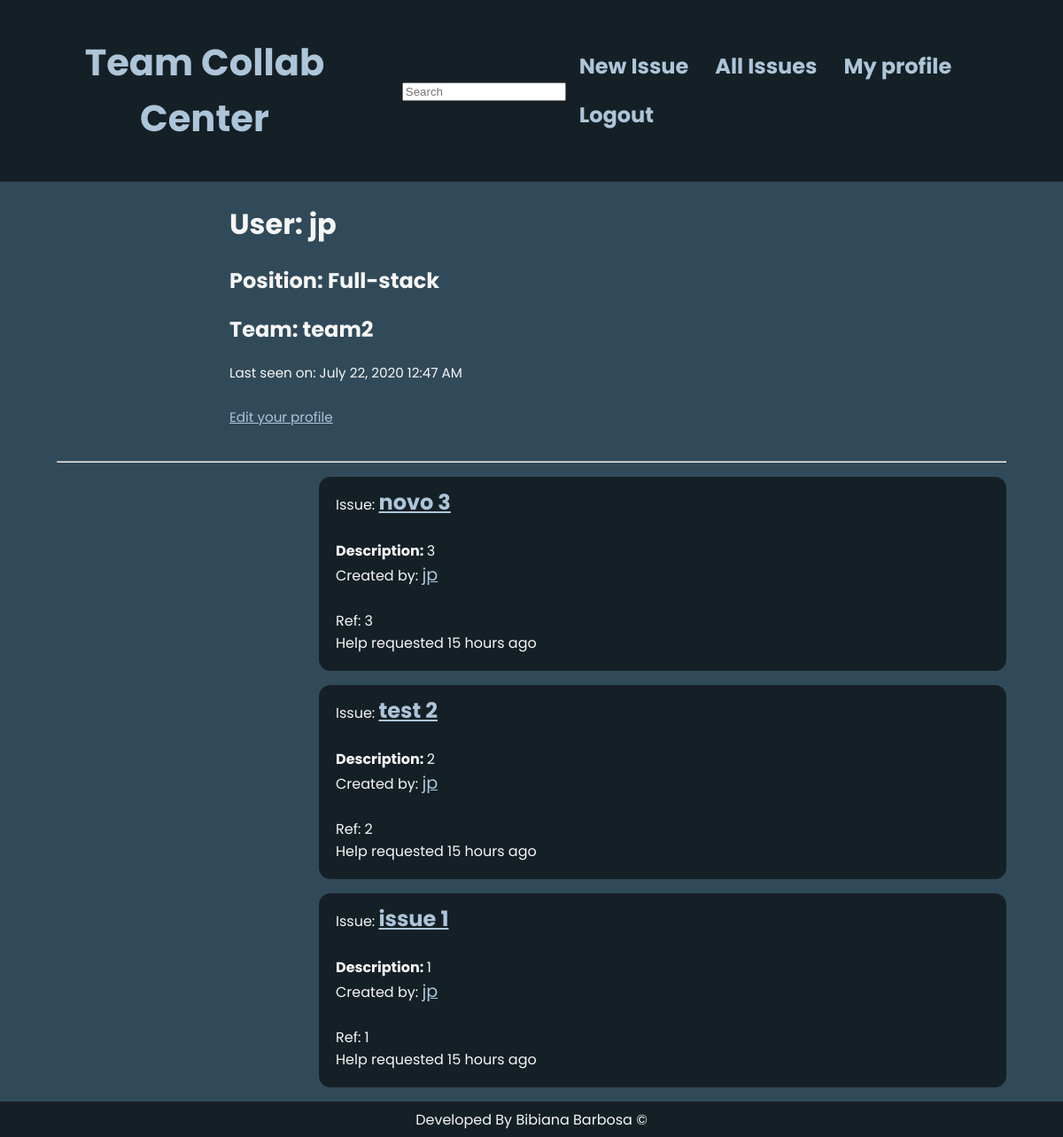
/user/jp (signed in), run on the app's committed database.
### app/models.py (models this page shows, shortened)
class User(UserMixin, db.Model):
    __tablename__='users'
    id = db.Column(db.Integer, primary_key=True)
    username = db.Column(db.String(64), index=True, unique=True)
    email = db.Column(db.String(120), index=True, unique=True)
    password_hash = db.Column(db.String(128))
    posts = db.relationship('Post', backref='author', lazy='dynamic')
    position_id = db.Column(db.Integer, db.ForeignKey('position.id'))
    about_me = db.Column(db.String(240))
    last_seen = db.Column(db.DateTime, default=datetime.utcnow)
    team_id = db.Column(db.Integer, db.ForeignKey('teams.id'))
    comments = db.relationship('Comment', backref='comment_author', lazy='dynamic')

class Position(db.Model):
    __tablename__='position'
    id = db.Column(db.Integer, primary_key=True)
    name = db.Column(db.String(64), unique=True)
    members = db.relationship('User', backref='position_members')

class Team(db.Model):
    __tablename__='teams'
    id = db.Column(db.Integer, primary_key=True)
    name = db.Column(db.String(64), unique=True)
    members = db.relationship('User', backref='team_members')
    team_posts = db.relationship('Post', backref='team_posts')

class SearchableMixin(object):
    @classmethod
    def before_commit(cls, session):
        session._changes = {
            'add': list(session.new),
            'update': list(session.dirty),
            'delete': list(session.deleted)
        }
    @classmethod
    def after_commit(cls, session):
        for obj in session._changes['add']:
            if isinstance(obj, SearchableMixin):
                add_to_index(obj.__tablename__, obj)
        for obj in session._changes['update']:
            if isinstance(obj, SearchableMixin):
                add_to_index(obj.__tablename__, obj)
        for obj in session._changes['delete']:
            if isinstance(obj, SearchableMixin):
                remove_from_index(obj.__tablename__, obj)
        session._changes = None

class Post(SearchableMixin, db.Model):
    __searchable__ = ['title', 'description', 'id']
    __tablename__='posts'
    id = db.Column(db.Integer, primary_key=True)
    title = db.Column(db.String(64))
    description = db.Column(db.String(1000))
    timestamp = db.Column(db.DateTime, index=True, default=datetime.utcnow)
    user_id = db.Column(db.Integer, db.ForeignKey('users.id'))
    team_id = db.Column(db.Integer, db.ForeignKey('teams.id'))
    comments = db.relationship('Comment', backref='comment_ticket', lazy='dynamic')

### app/routes.py (the view)
@app.route('/user/<username>')
@login_required
def user(username):
    user = User.query.filter_by(username=username).first_or_404()
    page = request.args.get('page', 1, type=int)
    posts = Post.query.filter_by(user_id=user.id).order_by(
        Post.timestamp.desc()).paginate(
        page, app.config['POSTS_PER_PAGE'], False)
    next_url = url_for('user', username=user.username, page=posts.next_num) \
        if posts.has_next else None
    prev_url = url_for('user', username=user.username, page=posts.prev_num) \
        if posts.has_prev else None
    return render_template('user.html', user=user, posts=posts.items,
                           next_url=next_url, prev_url=prev_url)

### app/forms.py
class SearchForm(FlaskForm):
    q = StringField(('Search'), validators=[DataRequired()])
    def __init__(self, *args, **kwargs):
        if 'formdata' not in kwargs:
            kwargs['formdata'] = request.args
        if 'csrf_enabled' not in kwargs:
            kwargs['csrf_enabled'] = False
        super(SearchForm, self).__init__(*args, **kwargs)

### app/models.py (called while the page is built)
@login.user_loader
def load_user(id):
    return User.query.get(int(id))

### app/routes.py (called while the page is built)
@app.before_request
def before_request():
    if current_user.is_authenticated:
        current_user.last_seen = datetime.utcnow()
        db.session.commit()
        g.search_form = SearchForm()

### app/templates/user.html (shortened to what this page needs)
{% extends "base.html" %}
{% block content %}
    <table class="user-table">
        <tr valign="top">
            <td>
                <h1>User: {{ user.username }}</h1>
                <h2>Position: {{ user.position_members.name }}</h2>
                <h2>Team: {{ user.team_members.name }}</h2>
                {% if user.last_seen %}
                    <p>Last seen on: {{ moment(user.last_seen).format('LLL') }}</p>
                {% endif %}
                {% if user == current_user %}
                <p><a href="{{ url_for('edit_profile') }}">Edit your profile</a></p>
                {% endif %}
            </td>
        </tr>
    </table>
    <div class="main-body">
    <hr class="hr-usertable">
    <div class="container">
        {% for post in posts %}
        {% include '_post.html' %}
    {% endfor %}
        </div>
{% endblock %}

### app/templates/base.html (shortened to what this page needs)
<!DOCTYPE html>
<html lang="en">
<head>
    <link rel="stylesheet" href="{{ url_for('static',filename='styles/base/style.css') }}">
</head>
<body>
    <header class="main-header">
        <h1 class="name"><a href="{{ url_for('index') }}">Team Collab Center</a></h1>
        {% if g.search_form %}
        <form class="navbar-form navbar-left" method="get"
                action="{{ url_for('search') }}">
            <div class="form-group">
                {{ g.search_form.q(size=20, class='form-control',
                    placeholder=g.search_form.q.label.text) }}
            </div>
        </form>
        {% endif %}
        <ul class="main-nav">
            {% if current_user.is_anonymous %}
            <li><a href="{{ url_for('login') }}">Login</a></li>
            {% else %}
            <li><a href="{{ url_for('create_issue') }}">New Issue</a></li>
            <li><a href="{{ url_for('explore') }}">All Issues</a></li>
            <li><a href="{{ url_for('user', username=current_user.username) }}">My profile</a></li>
            <li><a href="{{ url_for('logout') }}">Logout</a></li>
            {% endif %}
        </ul>
    </header>
    <div class="container">
    {% block content %}{% endblock %}
    </div>
    <footer class="footer">Developed By Bibiana Barbosa &copy;</footer>
</body>
</html>

### app/templates/_post.html (shortened to what this page needs)
<div class="posts-wrapper">
    <table class="posts-issues-table>
        <tr valign="top">
            <td>
                Issue: <b><a class="issue-name" href="{{ url_for('post_view', id=post.id) }}">{{ post.title }}</a></b>
                <br>
                <br>
                <b><span>Description: </span></b>
                {% if post.description|length < 20 %}
                    {{ post.description }}
                {% else %}
                    {{ post.description[0:50] }} (...)
                {% endif %}
                <br>
                Created by: <a class="creator-name" href="{{ url_for('user', username=post.author.username) }}">
                    {{ post.author.username }}
                </a>
                <br>
                <br>
                Ref: {{ post.id }}
                <br>
                Help requested {{ moment(post.timestamp).fromNow() }}
            </td>
    </table>
</div>

### app/static/styles/base/style.css (style rules this page uses)
@media (min-width: 769px) { .main-header, .main-nav { display: -webkit-box; display: -ms-flexbox; display: flex; } }
@media (min-width: 769px) { .main-header { -webkit-box-orient: vertical; -webkit-box-direction: normal; -ms-flex-direction: column; flex-direction: column; -webkit-box-align: center; -ms-flex-align: center; align-items: center; } }
@media (min-width: 1025px) { .main-header { -webkit-box-orient: horizontal; -webkit-box-direction: normal; -ms-flex-direction: row; flex-direction: row; -webkit-box-pack: justify; -ms-flex-pack: justify; justify-content: space-between; } }
.main-header { padding: .5rem; background: #152026; position: relative; border: none; }
.main-header .name a { text-align: center; display: block; padding: 10px 15px; color: #ADC5D9; text-decoration: none; font-weight: bold; font-size: 2.6rem; -webkit-transition: font-size 0.5s ease-in-out; transition: font-size 0.5s ease-in-out; }
.main-header .main-nav { display: -webkit-box; display: -ms-flexbox; display: flex; -webkit-box-orient: horizontal; -webkit-box-direction: normal; -ms-flex-direction: row; flex-direction: row; -ms-flex-wrap: wrap; flex-wrap: wrap; margin: 0; padding: 0; list-style: none; -webkit-box-align: initial; -ms-flex-align: initial; align-items: initial; }
.main-header .main-nav a { font-size: 1.5rem; text-align: center; display: block; padding: 10px 15px; color: #ADC5D9; font-weight: bold; text-decoration: none; -webkit-transition: font-size 0.5s ease-in-out; transition: font-size 0.5s ease-in-out; }
.posts-wrapper { background-position: center; padding: 0.5rem 1rem 1rem 1rem; background-color: #152026; margin: 1rem 4rem 1rem 30%; border-radius: 13px; color: #F6F6F6; }
.posts-wrapper a { color: #ADC5D9; text-decoration: underline; cursor: pointer; }
.posts-wrapper .issue-name { font-size: 1.5rem; }
.posts-wrapper .creator-name { font-size: 1.2rem; }
.user-table { padding: 0 10rem; min-width: 90%; min-height: 100%; margin: 0 0 0.5rem 6rem; }
.hr-usertable { margin: 0 4rem 0 4rem; }
footer { position: relative; bottom: 0%; }
.footer { min-height: 5vh; background-color: #152026; width: 100%; margin: 0; display: -webkit-box; display: -ms-flexbox; display: flex; -webkit-box-pack: center; -ms-flex-pack: center; justify-content: center; -webkit-box-align: center; -ms-flex-align: center; align-items: center; -webkit-box-orient: horizontal; -webkit-box-direction: normal; -ms-flex-direction: row; flex-direction: row; }
* { -webkit-box-sizing: border-box; box-sizing: border-box; }
body { font-family: 'Poppins', sans-serif; color: #F6F6F6; margin: 0; background-color: #314A59; }
body a { color: #ADC5D9; }
p { font-size: .95em; margin-bottom: 1.8em; }
.container { min-height: 79vh; }

### data on the page
User: username "jp", last_seen "July 22, 2020 12:47 AM"
Position: position_members.name "Full-stack"
Team: team_members.name "team2"
Post: title "novo 3", description "3", author.username "jp", id "3", timestamp "15 hours ago"
Post: title "test 2", description "2", author.username "jp", id "2", timestamp "15 hours ago"
Post: title "issue 1", description "1", author.username "jp", id "1", timestamp "15 hours ago"
